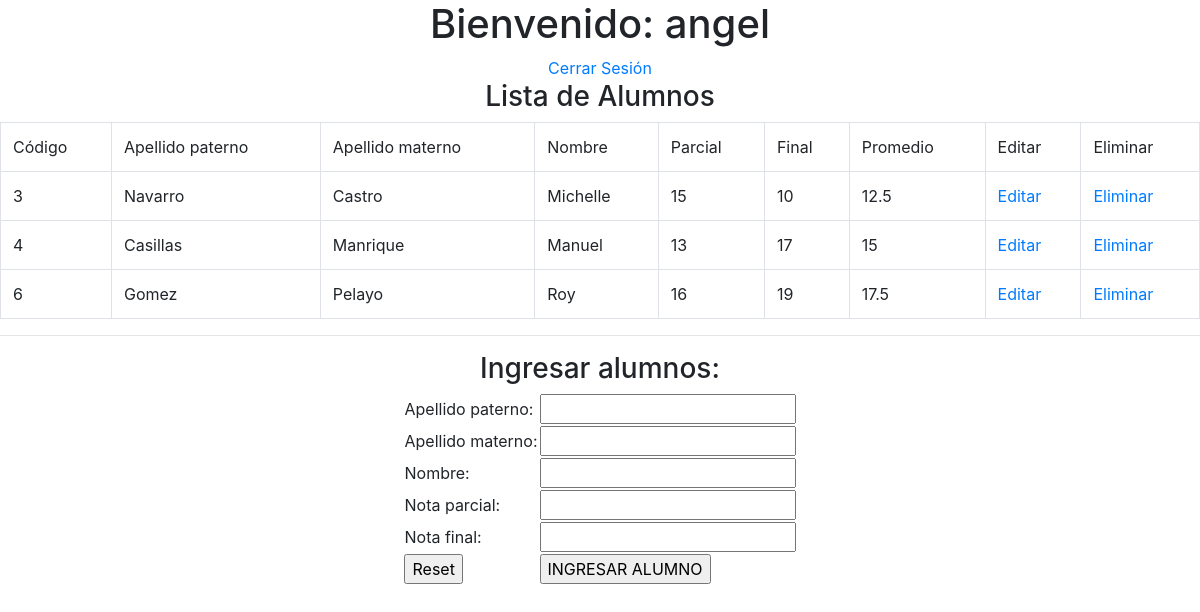
The page /index.php (signed in) on the database its author committed.
### tables this page shows
CREATE TABLE `alumno` (
  `id_alumno` int(11) NOT NULL,
  `ap_paterno` varchar(100) NOT NULL,
  `ap_materno` varchar(100) NOT NULL,
  `nombre` varchar(100) NOT NULL,
  `ex_parcial` int(11) NOT NULL,
  `ex_final` int(11) NOT NULL
);

### index.php (the view, shortened to what this page needs)
<?php
if (!isset($_SESSION['nombre'])) {
	header('Location: login.php');
} elseif (isset($_SESSION['nombre'])) {
	include 'model/conexion.php';
	$sentencia = $bd->query("SELECT * FROM alumno;");
	$alumnos = $sentencia->fetchAll(PDO::FETCH_OBJ);
} else {
	echo "Error en el sistema";
}
?>
<!DOCTYPE html>
<html lang="es">
<head>
	<link rel="stylesheet" href="https://stackpath.bootstrapcdn.com/bootstrap/4.5.0/css/bootstrap.min.css">
</head>
<body>
	<center>
		<h1>Bienvenido: <?php echo $_SESSION['nombre'] ?></h1>
		<a href="cerrar.php">Cerrar Sesión</a>
		<h3>Lista de Alumnos</h3>
		<table class="table table-bordered">
			<tr>
				<td>Código</td>
				<td>Apellido paterno</td>
				<td>Apellido materno</td>
				<td>Nombre</td>
				<td>Parcial</td>
				<td>Final</td>
				<td>Promedio</td>
				<td>Editar</td>
				<td>Eliminar</td>
			</tr>
			<?php
			foreach ($alumnos as $dato) {
			?>
				<tr>
					<td><?php echo $dato->id_alumno; ?></td>
					<td><?php echo $dato->ap_paterno; ?></td>
					<td><?php echo $dato->ap_materno; ?></td>
					<td><?php echo $dato->nombre; ?></td>
					<td><?php echo $dato->ex_parcial; ?></td>
					<td><?php echo $dato->ex_final; ?></td>
					<td><?php echo ($dato->ex_final + $dato->ex_parcial) / 2; ?></td>
					<center>
					<td><a href="editar.php?id=<?php echo $dato->id_alumno; ?>">Editar</a></td>
					<td><a href="eliminar.php?id=<?php echo $dato->id_alumno; ?>">Eliminar</a></td>
					</center>
				</tr>
			<?php
			}
			?>
		</table>
		<hr>
		<h3>Ingresar alumnos:</h3>
		<form method="POST" action="insertar.php">
			<table>
				<tr>
					<td>Apellido paterno: </td>
					<td><input type="text" name="txtPaterno"></td>
				</tr>
				<tr>
					<td>Apellido materno: </td>
					<td><input type="text" name="txtMaterno"></td>
				</tr>
				<tr>
					<td>Nombre: </td>
					<td><input type="text" name="txtNombre"></td>
				</tr>
				<tr>
					<td>Nota parcial: </td>
					<td><input type="text" name="txtParcial"></td>
				</tr>
				<tr>
					<td>Nota final: </td>
					<td><input type="text" name="txtFinal"></td>
				</tr>
				<tr>
					<td><input type="reset" name=""></td>
					<td><input type="submit" value="INGRESAR ALUMNO"></td>
				</tr>
			</table>
		</form>
	</center>
</body>
</html>

### rows shown on the page
alumno: id_alumno "3", ap_paterno "Navarro", ap_materno "Castro", nombre "Michelle", ex_parcial "15", ex_final "10", ($dato->ex_final + $dato->ex_parcial) / 2 "12.5"
alumno: id_alumno "4", ap_paterno "Casillas", ap_materno "Manrique", nombre "Manuel", ex_parcial "13", ex_final "17", ($dato->ex_final + $dato->ex_parcial) / 2 "15"
alumno: id_alumno "6", ap_paterno "Gomez", ap_materno "Pelayo", nombre "Roy", ex_parcial "16", ex_final "19", ($dato->ex_final + $dato->ex_parcial) / 2 "17.5"

### other values the page prints
$_SESSION['nombre'] "angel"
